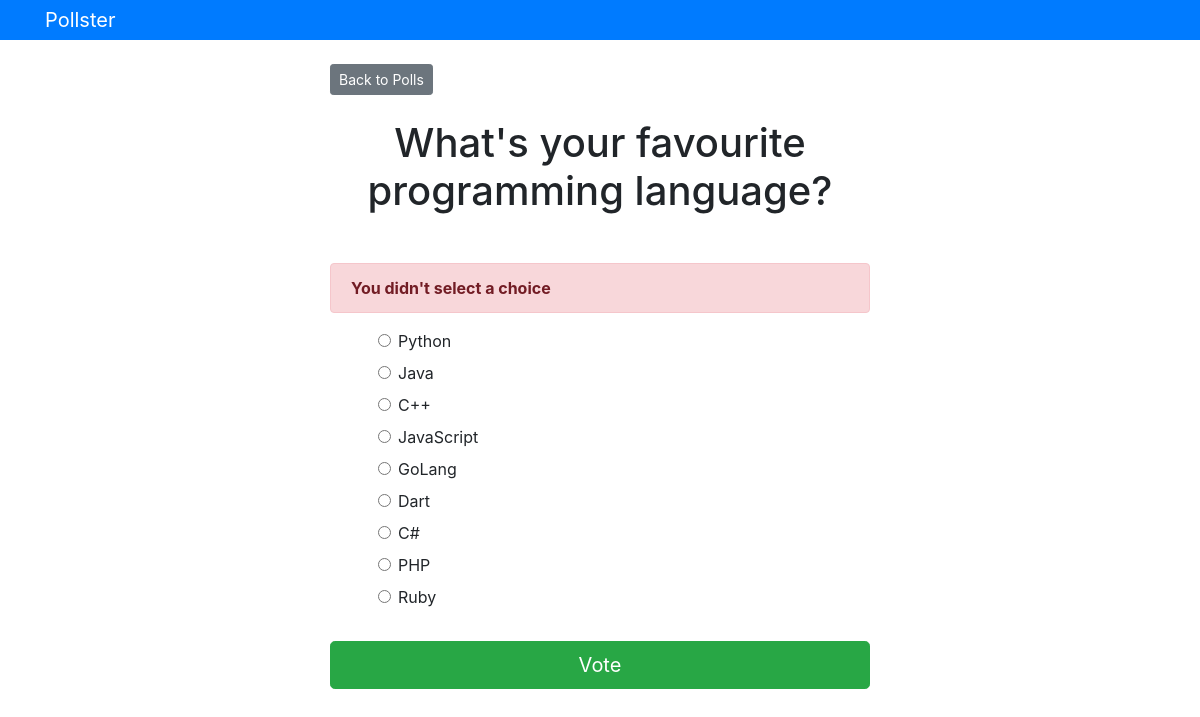
The page /polls/1/vote/ on the database its author committed.
### polls/models.py (models this page shows, shortened)
class Question(models.Model):
    question_text = models.CharField(max_length=200)
    pub_date = models.DateTimeField('published on')

class Choice(models.Model):
    question = models.ForeignKey(Question, on_delete=models.CASCADE)
    choice_text = models.CharField(max_length=200)
    votes = models.IntegerField(default=0)

### polls/views.py (the view)
# urls.py: path('<int:question_id>/vote/', views.vote, name='vote'),
def vote(request, question_id):
    question = get_object_or_404(Question, pk=question_id)
    try:
        selected_choice = question.choice_set.get(pk=request.POST['choice'])
    except (KeyError, Choice.DoesNotExist):
        return render(request, 'polls/detail.html', {
            'question': question,
            'error_message': "You didn't select a choice"
        })
    else:
        selected_choice.votes += 1
        selected_choice.save()
        return HttpResponseRedirect(reverse('polls:results', args=(question.id,)))

### templates/polls/detail.html (shortened to what this page needs)
{% extends 'base.html' %}
{% block content %}
<a class="btn btn-secondary btn-sm mb-4" href="{% url 'polls:index' %}">Back to Polls</a>
<h1 class="text-center mb-5">{{ question.question_text }}</h1>
{% if error_message %}
<p class="alert alert-danger">
    <strong>{{ error_message }}</strong>
</p>
{% endif %}
<form action="{% url 'polls:vote' question.id %}" method="post">
    {% for choice in question.choice_set.all %}
        <div class="form-check ml-5">
            <input type="radio" class="form-check-input" name="choice" id="choice{{ forloop.counter }}" value="{{ choice.id }}">
            <label for="choice{{ forloop.counter }}">
                {{ choice.choice_text }}
            </label>
        </div>
    {% endfor %}
    <input type="submit" value="Vote" class="btn btn-success btn-lg btn-block mt-4">
</form>
{% endblock content %}

### rows shown on the page
Question: question_text "What's your favourite programming language?"
Choice: choice_text "Python"
Choice: choice_text "Java"
Choice: choice_text "C++"
Choice: choice_text "JavaScript"
Choice: choice_text "GoLang"
Choice: choice_text "Dart"
Choice: choice_text "C#"
Choice: choice_text "PHP"
Choice: choice_text "Ruby"

### other values the page prints
{{ error_message }} "You didn't select a choice"
